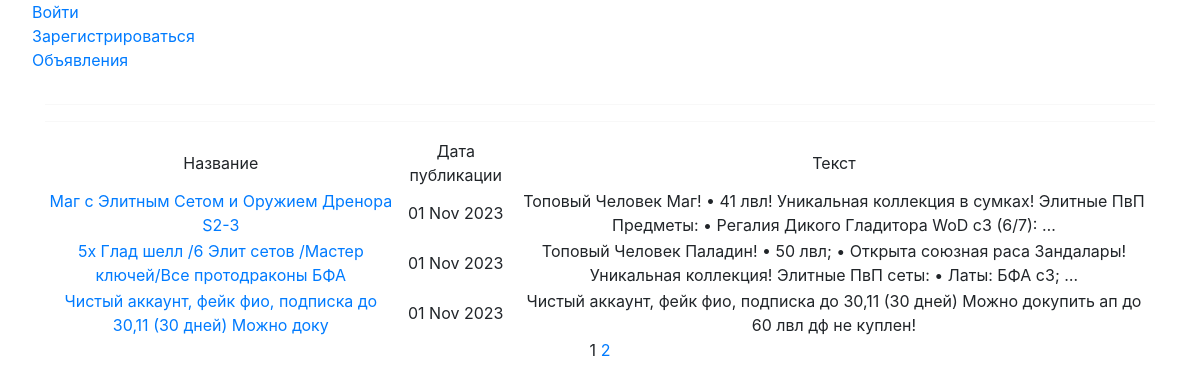
The page / on the database its author committed.
### board/models.py (models this page shows, shortened)
class Advertisement(models.Model):
    title = models.CharField(max_length=64)
    text = models.TextField()
    author = models.ForeignKey(User, on_delete=models.CASCADE)
    TANKS = 'TN'
    HEALERS = 'HL'
    DAMAGEDEALERS = 'DD'
    MERCHANTS = 'MC'
    GUILDMASTERS = 'GM'
    QUESTGIVERS = 'QG'
    BLACKSMITHS = 'BS'
    LEATHERWORKERS = 'LW'
    POTIONMASTERS = 'PM'
    SPELLMASTERS = 'SM'
    CATEGORY_CHOISES = (
        (TANKS, 'Танки'),
        (HEALERS, 'Хилы'),
        (DAMAGEDEALERS, 'ДД'),
        (MERCHANTS, 'Торговцы'),
        (GUILDMASTERS, 'Гилдмастеры'),
        (QUESTGIVERS, 'Квестгиверы'),
        (BLACKSMITHS, 'Кузнецы'),
        (LEATHERWORKERS, 'Кожевники'),
        (POTIONMASTERS, 'Зельевары'),
        (SPELLMASTERS, 'Мастера заклинаний')
    )
    category = models.CharField(max_length=2, choices=CATEGORY_CHOISES)
    dateCreation = models.DateTimeField(auto_now_add=True)
    image = models.ImageField(upload_to='uploads/', blank=True, null=True)
    upload = models.FileField(upload_to='uploads/', blank=True, null=True)

### board/views.py (the view)
# urls.py: path('', AdsList.as_view(template_name='ads.html')),
class AdsList(ListView):
    model = Advertisement
    template_name = 'ads.html'
    context_object_name = 'Ads'
    paginate_by = 3 # Сделал немного, чтобы можно было проверить работоспособность
    ordering = ['-dateCreation']

### templates/ads.html (shortened to what this page needs)
{% extends 'flatpages/default.html' %}
{% block content %}
<hr>
<hr>
        <table>
            <tr>
                <td>Название</td>
                <td>Дата публикации</td>
                <td>Текст</td>
            </tr>
            {% for ad in Ads %}
            <tr>
                <td><a href="{% url 'ad_detail' ad.id %}">{{ ad.title }}</a></td>
                <td>{{ ad.dateCreation|date:'d M Y' }}</td>
                <td>{{ ad.text|truncatewords:20 }}</td>
                <td>
                </td>
            </tr>
            {% endfor %}
        </table>
           {{ page_obj.number }}
           {% if page_obj.has_next %}
               <a href="?page={{ page_obj.next_page_number }}">{{ page_obj.next_page_number }}</a>
           {% endif %}
{% endblock content %}

### rows shown on the page
Advertisement: title "Маг с Элитным Сетом и Оружием Дренора S2-3", dateCreation "01 Nov 2023", text "Топовый Человек Маг! • 41 лвл! Уникальная коллекция в сумках! Элитные ПвП Предметы: • Регалия Дикого Гладитора WoD с3 (6/7): …"
Advertisement: title "5x Глад шелл /6 Элит сетов /Мастер ключей/Все протодраконы БФА", dateCreation "01 Nov 2023", text "Топовый Человек Паладин! • 50 лвл; • Открыта союзная раса Зандалары! Уникальная коллекция! Элитные ПвП сеты: • Латы: БФА с3; …"
Advertisement: title "Чистый аккаунт, фейк фио, подписка до 30,11 (30 дней) Можно доку", dateCreation "01 Nov 2023", text "Чистый аккаунт, фейк фио, подписка до 30,11 (30 дней) Можно докупить ап до 60 лвл дф не куплен!"

### other values the page prints
{{ page_obj.number }} "1"
{{ page_obj.next_page_number }} "2"
